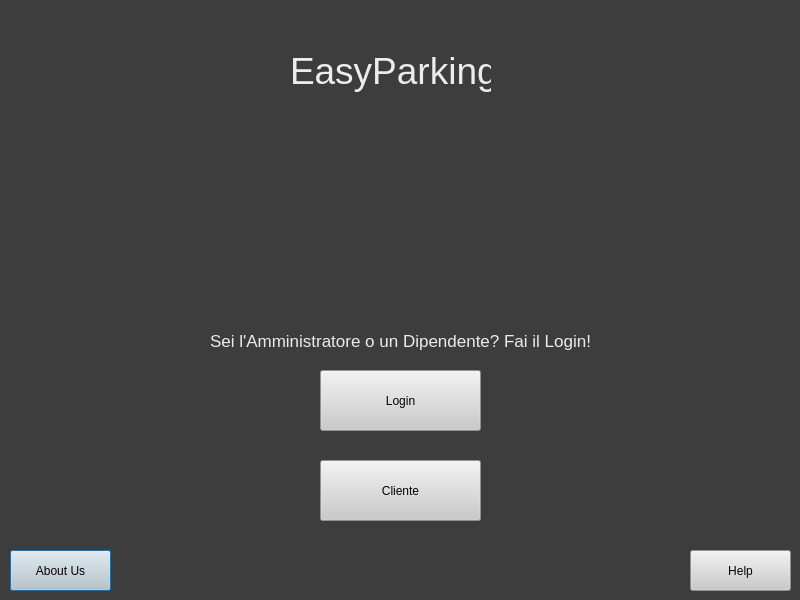
<?xml version="1.0" encoding="UTF-8"?>
<ui version="4.0">
 <class>Dialog</class>
 <widget class="QDialog" name="Dialog">
  <property name="geometry">
   <rect>
    <x>0</x>
    <y>0</y>
    <width>800</width>
    <height>600</height>
   </rect>
  </property>
  <property name="windowTitle">
   <string>Dialog</string>
  </property>
  <property name="styleSheet">
   <string notr="true">background-color: rgb(61, 61, 61);</string>
  </property>
  <widget class="QPushButton" name="aboutus_button">
   <property name="geometry">
    <rect>
     <x>10</x>
     <y>550</y>
     <width>101</width>
     <height>41</height>
    </rect>
   </property>
   <property name="styleSheet">
    <string notr="true">color:rgb(3, 3, 3); background-color: rgb(202, 202, 202);</string>
   </property>
   <property name="text">
    <string>About Us</string>
   </property>
  </widget>
  <widget class="QPushButton" name="cliente_button">
   <property name="geometry">
    <rect>
     <x>320</x>
     <y>460</y>
     <width>161</width>
     <height>61</height>
    </rect>
   </property>
   <property name="styleSheet">
    <string notr="true">color:rgb(3, 3, 3); background-color: rgb(202, 202, 202);</string>
   </property>
   <property name="text">
    <string>Cliente</string>
   </property>
  </widget>
  <widget class="QPushButton" name="help_button">
   <property name="geometry">
    <rect>
     <x>690</x>
     <y>550</y>
     <width>101</width>
     <height>41</height>
    </rect>
   </property>
   <property name="styleSheet">
    <string notr="true">color:rgb(3, 3, 3); background-color: rgb(202, 202, 202);</string>
   </property>
   <property name="text">
    <string>Help</string>
   </property>
  </widget>
  <widget class="QLabel" name="label_titolo">
   <property name="geometry">
    <rect>
     <x>290</x>
     <y>40</y>
     <width>201</width>
     <height>61</height>
    </rect>
   </property>
   <property name="font">
    <font>
     <pointsize>28</pointsize>
    </font>
   </property>
   <property name="styleSheet">
    <string notr="true">color:rgb(236, 236, 236); font-size:28pt;</string>
   </property>
   <property name="text">
    <string>EasyParking</string>
   </property>
  </widget>
  <widget class="QLabel" name="label_frase">
   <property name="geometry">
    <rect>
     <x>210</x>
     <y>320</y>
     <width>381</width>
     <height>41</height>
    </rect>
   </property>
   <property name="font">
    <font>
     <pointsize>13</pointsize>
    </font>
   </property>
   <property name="styleSheet">
    <string notr="true">color:rgb(236, 236, 236)</string>
   </property>
   <property name="text">
    <string>Sei l'Amministratore o un Dipendente? Fai il Login!</string>
   </property>
  </widget>
  <widget class="QPushButton" name="login_button">
   <property name="geometry">
    <rect>
     <x>320</x>
     <y>370</y>
     <width>161</width>
     <height>61</height>
    </rect>
   </property>
   <property name="styleSheet">
    <string notr="true">color:rgb(3, 3, 3); background-color: rgb(202, 202, 202);</string>
   </property>
   <property name="text">
    <string>Login</string>
   </property>
  </widget>
 </widget>
 <resources/>
 <connections/>
</ui>
